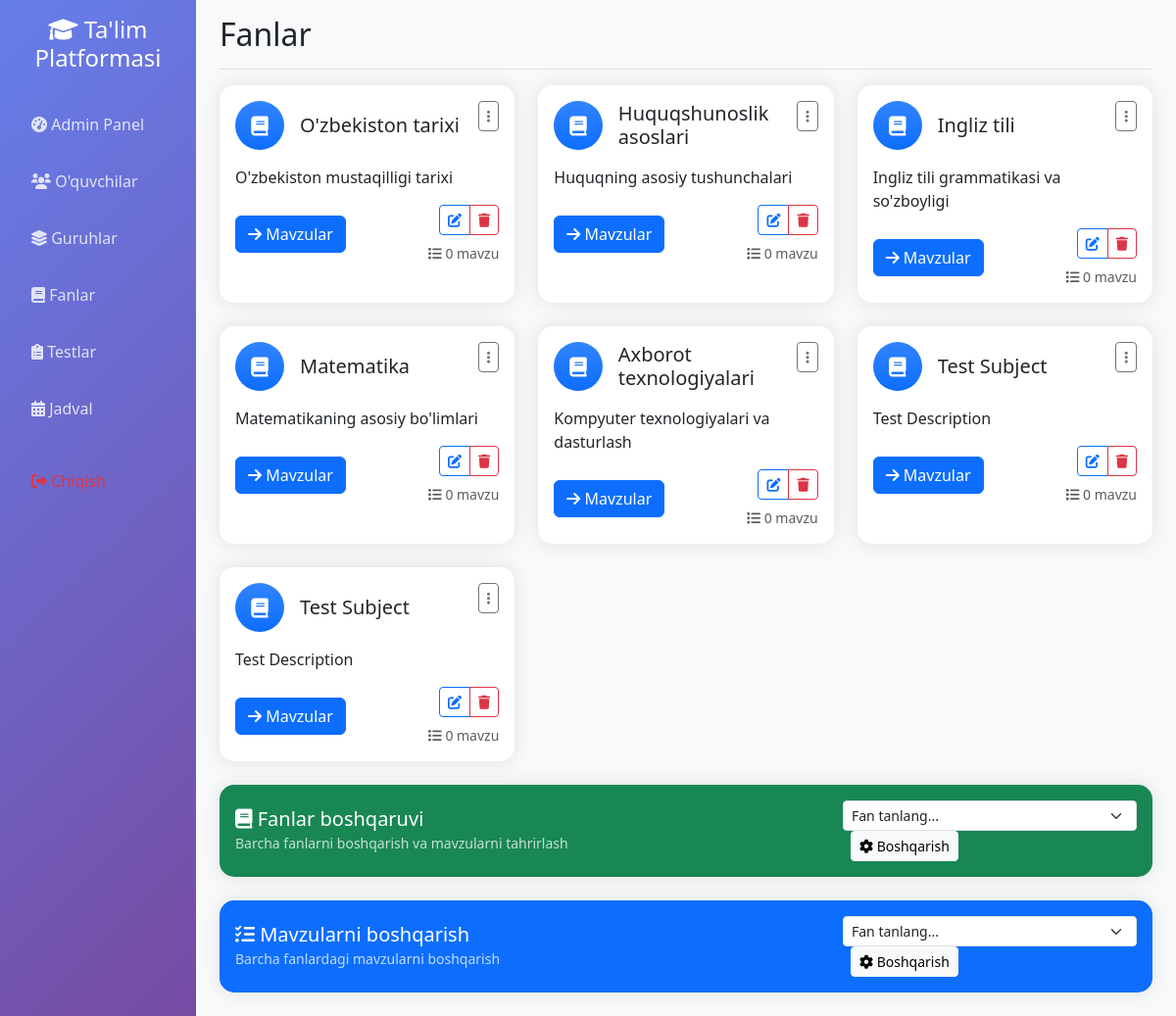
/subjects (signed in), run on the app's committed database.
### app.py (models this page shows)
class Subject(db.Model):
    __tablename__ = 'subject'
    id = db.Column(db.Integer, primary_key=True)
    name = db.Column(db.String(100), unique=True, nullable=False, index=True)
    description = db.Column(db.Text)
    topics = db.relationship('Topic', backref='subject', lazy=True, cascade='all, delete-orphan')
    tests = db.relationship('Test', backref='subject', lazy=True, cascade='all, delete-orphan')
    schedules = db.relationship('Schedule', backref='subject', lazy=True, cascade='all, delete-orphan')

### app.py (the view)
@app.route('/subjects')
def subjects():
    if not session.get('logged_in', False):
        return redirect(url_for('login'))
    subjects = Subject.query.all()
    return render_template('subjects_enhanced.html', subjects=subjects)

### app.py (called while the page is built, shortened)
@app.context_processor
def inject_user():
    class CurrentUser:
        def __init__(self):
            self.is_authenticated = session.get('logged_in', False)
            self.is_admin = session.get('is_admin', False)
            self.is_group_leader = session.get('is_group_leader', False)
            self.username = session.get('username', '')
            self.id = session.get('user_id', None)
    return dict(current_user=CurrentUser(), datetime=datetime)

### templates/subjects_enhanced.html (shortened to what this page needs)
{% extends "base.html" %}
{% block page_title %}Fanlar{% endblock %}
{% block content %}
<div class="row">
    {% for subject in subjects %}
    <div class="col-md-6 col-lg-4 mb-4">
        <div class="card h-100">
            <div class="card-body">
                <div class="d-flex justify-content-between align-items-start mb-3">
                    <div class="d-flex align-items-center">
                        <div class="icon-box bg-primary bg-gradient text-white rounded-circle p-3 me-3">
                            <i class="fas fa-book fa-lg"></i>
                        </div>
                        <div>
                            <h5 class="card-title mb-0">{{ subject.name }}</h5>
                        </div>
                    </div>
                    <div class="dropdown">
                        <button class="btn btn-sm btn-outline-secondary dropdown-toggle" type="button" data-bs-toggle="dropdown">
                            <i class="fas fa-ellipsis-v"></i>
                        </button>
                    </div>
                </div>
                <p class="card-text">{{ subject.description or 'Tafsilotlar mavjud emas' }}</p>
                <div class="d-flex justify-content-between align-items-center">
                    <a href="{{ url_for('subject_detail', subject_id=subject.id) }}" class="btn btn-primary">
                        <i class="fas fa-arrow-right"></i> Mavzular
                    </a>
                    <div class="text-end">
                        {% if session.get('is_admin', False) %}
                        <div class="btn-group mb-2" role="group">
                            <button class="btn btn-sm btn-outline-primary" onclick="editSubject({{ subject.id }})" title="Tahrirlash">
                                <i class="fas fa-edit"></i>
                            </button>
                            <button class="btn btn-sm btn-outline-danger" onclick="deleteSubject({{ subject.id }})" title="O'chirish">
                                <i class="fas fa-trash"></i>
                            </button>
                        </div>
                        {% endif %}
                        <small class="text-muted d-block">
                            <i class="fas fa-list"></i> {{ subject.topics|length }} mavzu
                        </small>
                    </div>
                </div>
            </div>
        </div>
    </div>
    {% endfor %}
{% if session.get('is_admin', False) and subjects %}
<div class="col-12 mb-4">
    <div class="card bg-success text-white">
        <div class="card-body">
            <div class="d-flex justify-content-between align-items-center">
                <div>
                    <h5 class="mb-0">
                        <i class="fas fa-book"></i> Fanlar boshqaruvi
                    </h5>
                    <small class="opacity-75">Barcha fanlarni boshqarish va mavzularni tahrirlash</small>
                </div>
                <div>
                    <select class="form-select form-select-sm" id="subjectsManagementSelector" style="width: 300px;">
                        <option value="">Fan tanlang...</option>
                    </select>
                    <button class="btn btn-light btn-sm ms-2" onclick="openSubjectsManagement()">
                        <i class="fas fa-cog"></i> Boshqarish
                    </button>
                </div>
            </div>
        </div>
    </div>
</div>
{% endif %}
{% if session.get('is_admin', False) and subjects %}
<div class="col-12 mb-4">
    <div class="card bg-primary text-white">
        <div class="card-body">
            <div class="d-flex justify-content-between align-items-center">
                <div>
                    <h5 class="mb-0">
                        <i class="fas fa-tasks"></i> Mavzularni boshqarish
                    </h5>
                    <small class="opacity-75">Barcha fanlardagi mavzularni boshqarish</small>
                </div>
                <div>
                    <select class="form-select form-select-sm" id="subjectSelector" style="width: 300px;">
                        <option value="">Fan tanlang...</option>
                    </select>
                    <button class="btn btn-light btn-sm ms-2" onclick="openSelectedSubjectTopics()">
                        <i class="fas fa-cog"></i> Boshqarish
                    </button>
                </div>
            </div>
        </div>
    </div>
</div>
{% endif %}
</div>
{% endblock %}

### static/css/enhanced_ui.css (style rules this page uses)
.btn-enhanced { position: relative; overflow: hidden; transition: all 0.3s ease; }
.card-enhanced { border: none; box-shadow: 0 10px 30px rgba(0, 0, 0, 0.1); transition: all 0.3s ease; }

### templates/base.html (style rules this page uses)
.card { border: none; border-radius: 15px; box-shadow: 0 0 20px rgba(0,0,0,0.1); transition: transform 0.3s; }

### templates/subjects_enhanced.html (style rules this page uses)
.card { transition: all 0.3s ease; }
.icon-box { width: 50px; height: 50px; display: flex; align-items: center; justify-content: center; }
.dropdown-toggle::after { display: none; }
.btn-sm { font-size: 0.875rem; }

### data on the page
Subject: name "O'zbekiston tarixi", description "O'zbekiston mustaqilligi tarixi", topics|length "0"
Subject: name "Huquqshunoslik asoslari", description "Huquqning asosiy tushunchalari", topics|length "0"
Subject: name "Ingliz tili", description "Ingliz tili grammatikasi va so'zboyligi", topics|length "0"
Subject: name "Matematika", description "Matematikaning asosiy bo'limlari", topics|length "0"
Subject: name "Axborot texnologiyalari", description "Kompyuter texnologiyalari va dasturlash", topics|length "0"
Subject: name "Test Subject", description "Test Description", topics|length "0"
Subject: name "Test Subject", description "Test Description", topics|length "0"
